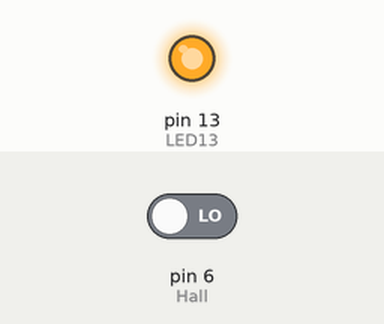
Recording of a sketch running on a simulated Arduino Uno, built with avr-gcc and run on an emulated ATmega328P. Shown: output pins drawn as LEDs (lit = HIGH). The inputs (shaded band) are chosen by the test bench; at power-on: pin 6 (Hall) LOW.

Above: at 1.2 s.
1.3 s: pin 6 (Hall) driven HIGH
At 2.5 s:
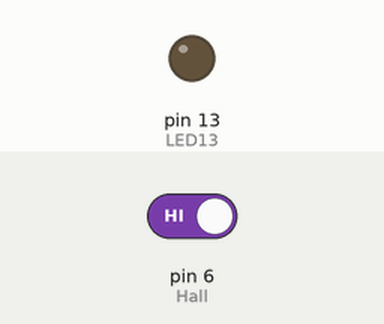
2.8 s: pin 6 (Hall) driven LOW
At 3.9 s:
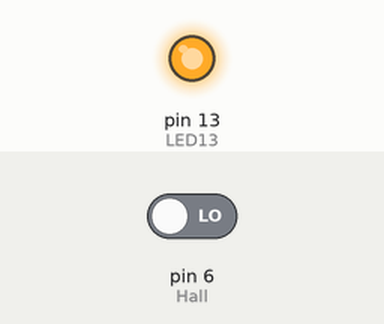
Timing chart, 0 to 5.8 s (numbered marks = the images above; inputs shaded):
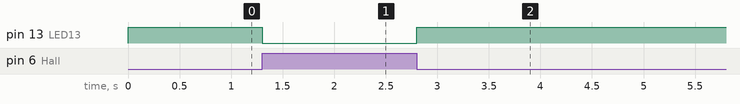

Measured:
- after the input at 1.3 s, pin 13 (LED13): HIGH → LOW at once
- after the input at 2.8 s, pin 13 (LED13): LOW → HIGH at once

The sketch:

Sensor__hall.ino
```cpp
int Hall = 6;
int LED13 = 13;

void setup()
{
 pinMode(Hall, INPUT);
 pinMode(LED13,OUTPUT);
}

void loop()
{
  if(digitalRead(Hall)==HIGH)
  {
   digitalWrite(LED13, LOW);
  }
  else
  {
   digitalWrite(LED13,HIGH);
  }
}
```
